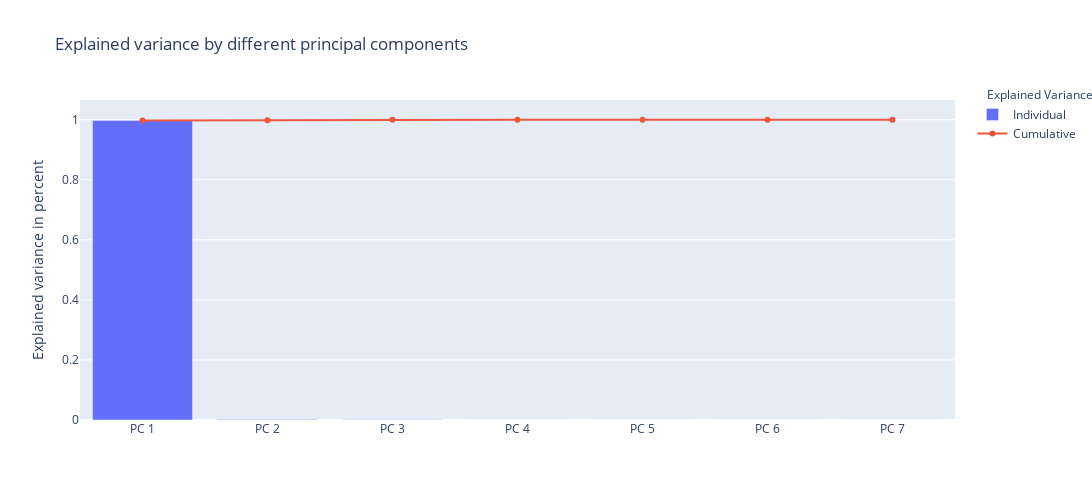

The notebook cell saved with this chart:
### Code cell
# PCA object will fit a PCA for us
pca_bank = PCA()
Z=pca_bank.fit_transform(flights_PCA)
#pca_bank.explained_variance_ratio_
#pca_bank.explained_variance_.astype(int)
#Looks like 3 principal components are relevant (eigen value over 1)
#tot = sum(pca_bank.explained_variance_)
var_exp=pca_bank.explained_variance_/np.sum(pca_bank.explained_variance_)
cum_var_exp = np.cumsum(pca_bank.explained_variance_)/np.sum(pca_bank.explained_variance_)
#cum_var_exp = np.cumsum(var_exp)
trace1 = dict(
    type='bar',
    x=['PC %s' %i for i in range(1,8)],
    y=var_exp,
    name='Individual'
)
trace2 = dict(
    type='scatter',
    x=['PC %s' %i for i in range(1,8)], 
    y=cum_var_exp,
    name='Cumulative'
)
data = [trace1, trace2]
layout=dict(
    title='Explained variance by different principal components',
    yaxis=dict(
        title='Explained variance in percent'
    ),
    width=1200, 
    height=500,
    annotations=list([
        dict(
            x=1.16,
            y=1.05,
            xref='paper',
            yref='paper',
            text='Explained Variance',
            showarrow=False,
        )
    ])
)
fig = go.Figure(data=data,layout=layout)
fig.show()

plt.savefig('/mnt/d/lighthouse/Midterm/visualization/model_2_PCA.png')

### Figure 1 — Plotly figure (JSON) as saved in the notebook; plotly's stock layout.template omitted (floating-point values rounded to 4 significant figures)
{"data": [{"name": "Individual", "type": "bar", "x": ["PC 1", "PC 2", "PC 3", "PC 4", "PC 5", "PC 6", "PC 7"], "y": [0.9973, 0.001373, 0.001114, 0.0001129, 2.212e-05, 1.237e-05, 1.017e-05, 3.583e-06, 3.491e-06, 2.182e-06, 7.345e-07, 5.685e-07, 4.617e-07, 4.066e-07, 3.461e-07, 2.63e-07, 2.544e-07, 2.217e-07, 1.936e-07, 1.475e-07, 1.201e-07, 8.506e-08, 7.194e-08, 6.645e-08, 5.82e-08, 5.601e-08, 4.903e-08, 1.678e-08]}, {"name": "Cumulative", "type": "scatter", "x": ["PC 1", "PC 2", "PC 3", "PC 4", "PC 5", "PC 6", "PC 7"], "y": [0.9973, 0.9987, 0.9998, 0.9999, 1.0, 1.0, 1.0, 1.0, 1.0, 1.0, 1.0, 1.0, 1.0, 1.0, 1.0, 1.0, 1.0, 1.0, 1.0, 1.0, 1.0, 1.0, 1.0, 1.0, 1.0, 1.0, 1.0, 1.0]}], "layout": {"annotations": [{"showarrow": false, "text": "Explained Variance", "x": 1.16, "xref": "paper", "y": 1.05, "yref": "paper"}], "height": 500, "title": {"text": "Explained variance by different principal components"}, "width": 1200, "yaxis": {"title": {"text": "Explained variance in percent"}}}}
